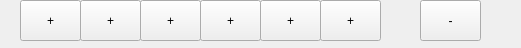
<?xml version="1.0" encoding="UTF-8"?>
<ui version="4.0">
 <class>QDlgZoombar</class>
 <widget class="QWidget" name="QDlgZoombar">
  <property name="geometry">
   <rect>
    <x>0</x>
    <y>0</y>
    <width>521</width>
    <height>48</height>
   </rect>
  </property>
  <property name="windowTitle">
   <string>Form</string>
  </property>
  <widget class="QPushButton" name="pushButton_max">
   <property name="geometry">
    <rect>
     <x>20</x>
     <y>0</y>
     <width>61</width>
     <height>41</height>
    </rect>
   </property>
   <property name="text">
    <string>+</string>
   </property>
  </widget>
  <widget class="QPushButton" name="pushButton_min">
   <property name="geometry">
    <rect>
     <x>420</x>
     <y>0</y>
     <width>61</width>
     <height>41</height>
    </rect>
   </property>
   <property name="text">
    <string>-</string>
   </property>
  </widget>
  <widget class="QPushButton" name="pushButton_1">
   <property name="geometry">
    <rect>
     <x>80</x>
     <y>0</y>
     <width>61</width>
     <height>41</height>
    </rect>
   </property>
   <property name="text">
    <string>+</string>
   </property>
  </widget>
  <widget class="QPushButton" name="pushButton_2">
   <property name="geometry">
    <rect>
     <x>140</x>
     <y>0</y>
     <width>61</width>
     <height>41</height>
    </rect>
   </property>
   <property name="text">
    <string>+</string>
   </property>
  </widget>
  <widget class="QPushButton" name="pushButton_3">
   <property name="geometry">
    <rect>
     <x>200</x>
     <y>0</y>
     <width>61</width>
     <height>41</height>
    </rect>
   </property>
   <property name="text">
    <string>+</string>
   </property>
  </widget>
  <widget class="QPushButton" name="pushButton_4">
   <property name="geometry">
    <rect>
     <x>260</x>
     <y>0</y>
     <width>61</width>
     <height>41</height>
    </rect>
   </property>
   <property name="text">
    <string>+</string>
   </property>
  </widget>
  <widget class="QPushButton" name="pushButton_5">
   <property name="geometry">
    <rect>
     <x>320</x>
     <y>0</y>
     <width>61</width>
     <height>41</height>
    </rect>
   </property>
   <property name="text">
    <string>+</string>
   </property>
  </widget>
 </widget>
 <resources/>
 <connections/>
</ui>
